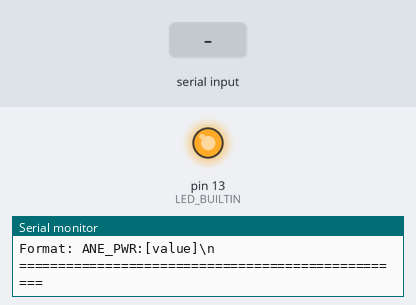
Bench run of a sketch on a simulated Arduino Uno, built with avr-gcc and run on an emulated ATmega328P. Parts: output pins drawn as LEDs (lit = HIGH), the last lines printed to the serial monitor. Inputs (shaded band) come from the test bench.

Above: at 0.1 s.
At 1.8 s:
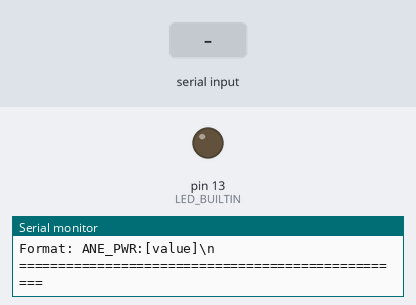
1.9 s: "ANE_PWR:\n" received over Serial
At 2.7 s:
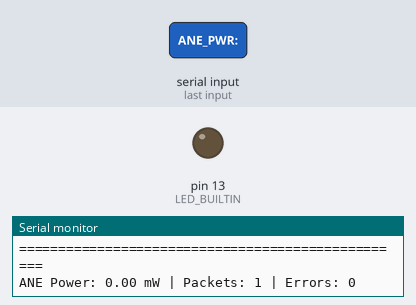
3.5 s: "90,45\n" received over Serial
5.0 s: "5\n" received over Serial
Timing chart, 0 to 8.0 s (numbered marks = the images above; inputs shaded):
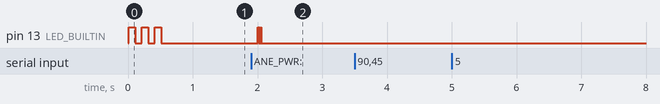

The sketch:

arduino_power_receiver.ino
```cpp
/*
 * Arduino Power Receiver for M2 Neural Engine Monitoring
 *
 * Receives serial data in format: ANE_PWR:[value]\n
 * Displays on Serial Monitor and can be used with Serial Plotter
 *
 * Hardware: Any Arduino-compatible board (Uno, Nano, etc.)
 * Baud Rate: 115200
 */

const unsigned long BAUD_RATE = 115200;
const unsigned long SERIAL_TIMEOUT = 1000; // 1 second timeout

String inputBuffer = "";
bool newDataAvailable = false;
float currentPower = 0.0;
unsigned long lastUpdateTime = 0;
unsigned long packetCount = 0;
unsigned long errorCount = 0;

void setup() {
  // Initialize serial communication
  Serial.begin(BAUD_RATE);

  // Wait for serial port to open (useful for native USB boards)
  while (!Serial) {
    delay(10);
  }

  // Clear any initial garbage
  Serial.flush();

  // Print startup message
  Serial.println();
  for (int i = 0; i < 50; i++) Serial.print("=");
  Serial.println();
  Serial.println("Arduino Power Receiver - Ready");
  Serial.println("Waiting for ANE_PWR data from Python...");
  Serial.println("Format: ANE_PWR:[value]\\n");
  for (int i = 0; i < 50; i++) Serial.print("=");
  Serial.println();
  Serial.println();

  // Optional: Blink LED to indicate ready (if board has built-in LED)
  pinMode(LED_BUILTIN, OUTPUT);
  for (int i = 0; i < 3; i++) {
    digitalWrite(LED_BUILTIN, HIGH);
    delay(100);
    digitalWrite(LED_BUILTIN, LOW);
    delay(100);
  }
}

void loop() {
  // Read incoming serial data
  while (Serial.available() > 0) {
    char inChar = Serial.read();

    if (inChar == '\n') {
      // End of message - process the buffer
      processPowerData(inputBuffer);
      inputBuffer = "";
    } else if (inChar != '\r') {
      // Add character to buffer (ignore carriage return)
      inputBuffer += inChar;

      // Prevent buffer overflow
      if (inputBuffer.length() > 64) {
        Serial.print("ERROR: Buffer overflow, resetting...");
        inputBuffer = "";
        errorCount++;
      }
    }
  }

  // Check for timeout (no data received for a while)
  if (newDataAvailable) {
    unsigned long timeSinceUpdate = millis() - lastUpdateTime;
    if (timeSinceUpdate > SERIAL_TIMEOUT) {
      Serial.println("WARNING: No data received for 1+ seconds");
      newDataAvailable = false;
    }
  }

  // Optional: Blink LED to show activity (every 2 seconds if data is flowing)
  if (newDataAvailable && (millis() % 2000 < 50)) {
    digitalWrite(LED_BUILTIN, HIGH);
    delay(10);
    digitalWrite(LED_BUILTIN, LOW);
  }

  // Small delay to prevent busy-waiting
  delay(10);
}

void processPowerData(String data) {
  // Expected format: "ANE_PWR:123.45"
  data.trim(); // Remove any whitespace

  // Check if data starts with "ANE_PWR:"
  if (data.startsWith("ANE_PWR:")) {
    // Extract the power value
    String powerStr = data.substring(8); // Skip "ANE_PWR:"

    // Convert to float
    float powerValue = powerStr.toFloat();

    // Validate the value (ANE power should be reasonable: 0-5000 mW)
    if (powerValue >= 0 && powerValue <= 5000) {
      currentPower = powerValue;
      newDataAvailable = true;
      lastUpdateTime = millis();
      packetCount++;

      // Display on Serial Monitor
      Serial.print("ANE Power: ");
      Serial.print(powerValue, 2);
      Serial.print(" mW");
      Serial.print(" | Packets: ");
      Serial.print(packetCount);
      Serial.print(" | Errors: ");
      Serial.println(errorCount);

      // For Serial Plotter: Just send the number (one per line)
      // Uncomment the line below and comment out the Serial.print above
      // Serial.println(powerValue);

    } else {
      Serial.print("ERROR: Invalid power value: ");
      Serial.println(powerValue);
      errorCount++;
    }
  } else if (data.length() > 0) {
    // Received data but not in expected format
    Serial.print("ERROR: Unexpected format: ");
    Serial.println(data);
    errorCount++;
  }
}
```

Measured:
- after the input at 1.9 s, pin 13 (LED_BUILTIN): alternates HIGH for 0.01 s and LOW for 0.01 s, 6 changes in all, then stays LOW, starting after 0.11 s
